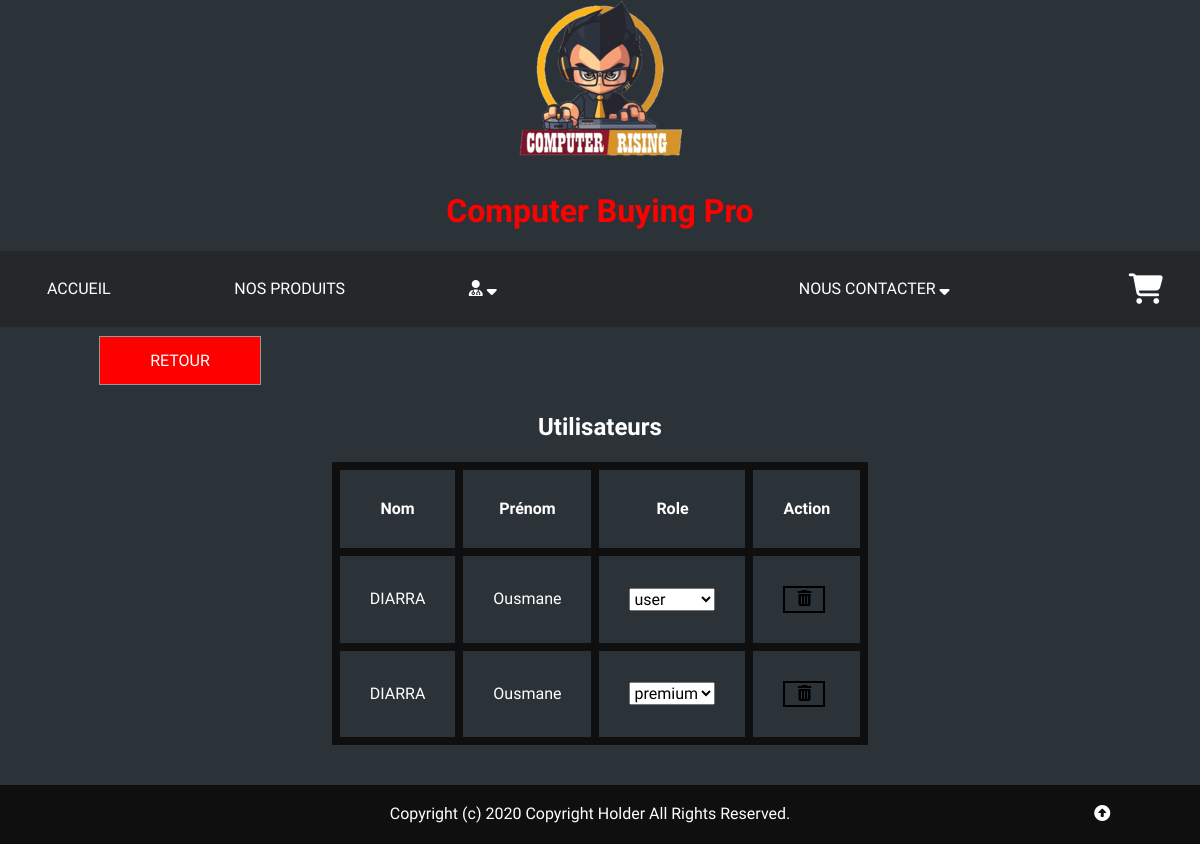
The app's page /index.php/users/admin/account (signed in) with its own data.
### tables this page shows
CREATE TABLE IF NOT EXISTS `users` (
  `Id` int(11) NOT NULL AUTO_INCREMENT,
  `Email` varchar(90) NOT NULL,
  `Password` varchar(160) NOT NULL,
  `Role` varchar(10) NOT NULL,
  `FirstName` varchar(15) NOT NULL,
  `LastName` varchar(15) NOT NULL,
  `Pseudo` varchar(90) NOT NULL,
  `CreationTimeStamp` date NOT NULL,
  `Address` varchar(60) NOT NULL,
  `City` varchar(60) NOT NULL,
  `Zip` int(12) NOT NULL,
  PRIMARY KEY (`Id`)
);

### library/MicroKernel.class.php (called while the page is built, shortened)
<?php
class MicroKernel
{
    private $applicationPath;
    private $configuration;
    private $controllerPath;
    public function __construct()
    {
        $this->applicationPath = realpath(ROOT_PATH.'/application');
        $this->configuration   = new Configuration();
        $this->controllerPath  = null;
    }
    public function bootstrap()
    {
        $this->configuration->load('database');
        $this->configuration->load('library');
        return $this;
    }
    public function loadClass($class)
    {
        $class = str_replace('\\', DIRECTORY_SEPARATOR, $class);
        if(substr($class, -10) == 'Controller')
        {
            $filename = "$this->controllerPath/$class.class.php";
        }
        else if(substr($class, -4) == 'Form')
        {
            $filename = "$this->applicationPath/forms/$class.class.php";
        }
        elseif(substr($class, -5) == 'Model')
        {
            $filename = "$this->applicationPath/models/$class.class.php";
        }
        else
        {
            $filename = "$this->applicationPath/classes/$class.class.php";
        }
    }
    public function run(FrontController $frontController)
    {
        try
        {
            $requestPath = $frontController->buildContext($this->configuration);
            $this->controllerPath = "$this->applicationPath/controllers$requestPath";
            $frontController->run();
            $frontController->renderView();
        }
        catch(Exception $exception)
        {
            ob_clean();
            $frontController->renderErrorView
            (
                implode('<br>',
                [
                    $exception->getMessage(),
                    "<strong>Fichier</strong> : ".$exception->getFile(),
                    "<strong>Ligne</strong> : ".$exception->getLine()
                ])
            );
        }
    }
}

### index.php (called while the page is built, shortened)
<?php
require_once 'library/Configuration.class.php';
require_once 'library/Database.class.php';
require_once 'library/MicroKernel.class.php';
$microKernel = new MicroKernel();
$microKernel->bootstrap()->run(new FrontController());

### application/controllers/users/admin/account/AccountController.class.php (called while the page is built, shortened)
<?php
class AccountController
{
    public function httpGetMethod(Http $http, array $queryFields)
    {
      $userModel = new UserModel();
      $users = $userModel->getAllUsers();
      return[
        'users'=>$users
      ];
    }
}

### library/Database.class.php (called while the page is built, shortened)
<?php
class Database
{
	private $pdo;
	public function __construct()
	{
		$configuration = new Configuration();
		$this->pdo = new PDO
		(
			$configuration->get('database', 'dsn'),
			$configuration->get('database', 'user'),
			$configuration->get('database', 'password')
		);
		$this->pdo->exec('SET NAMES UTF8');
	}
    public function query($sql, array $criteria = array())
    {
        $query = $this->pdo->prepare($sql);
        $query->execute($criteria);
        return $query->fetchAll(PDO::FETCH_ASSOC);
    }
}

### library/Configuration.class.php (called while the page is built, shortened)
<?php
class Configuration
{
	private static $registry;
	public function __construct()
	{
		if(Configuration::$registry === null)
		{
			Configuration::$registry = array();
		}
	}
	public function get($filename, $key, $defaultValue = null)
	{
		if(array_key_exists($filename, Configuration::$registry) === true)
		{
			if(array_key_exists($key, Configuration::$registry[$filename]) === true)
			{
				return Configuration::$registry[$filename][$key];
			}
		}
		return $defaultValue;
	}
	public function load($filename)
	{
		Configuration::$registry[$filename] = $config;
	}
}

### application/models/UserModel.class.php (called while the page is built, shortened)
<?php
  class UserModel {
    public function getAllUsers()
    {
      $database = new Database();
      $sql = 'SELECT *
      FROM users';
      return $database->query($sql, []);
    }
  }
?>

### application/www/users/admin/account/AccountView.phtml (the view, shortened to what this page needs)
<link rel="stylesheet" href="<?= $wwwUrl ?>/css/admin.css">
<a href="<?= $requestUrl ?>/users/admin"><button type="button" name="button" class="btn btn-back">Retour</button></a>
<h2 class="title title-page">Utilisateurs</h2>
<table class='admin-table'>
  <thead>
    <tr>
      <th>Nom</th>
      <th>Prénom</th>
      <th>Role</th>
      <th>Action</th>
    </tr>
  </thead>
  <tbody>
      <?php foreach ($users as $user): ?>
        <?php if($user['Email'] !== $_SESSION['email']) { ?>
          <tr>
        <td><a href="<?= $requestUrl ?>/users/admin/account/user?id=<?= $user['Id'] ?>"><?= $user['LastName'] ?></a></td>
        <td><a href="<?= $requestUrl ?>/users/admin/account/user?id=<?= $user['Id'] ?>"><?= $user['FirstName'] ?></a></td>
        <td>
          <select class="role" name="role" data-id="<?=$user['Id']?>">
            <?php if ($user['Role'] === 'user'): ?>
              <option value="<?= $user['Role'] ?>" selected><?= $user['Role'] ?></option>
            <?php elseif ($user['Role'] === 'premium'): ?>
              <option value="<?= $user['Role'] ?>" selected><?= $user['Role'] ?></option>
            <?php endif; ?>
          </select>
        </td>
        <td><a href="<?= $requestUrl ?>/users/admin/account/delete?id=<?=$user['Id']?>"><button class="trash draw-outline draw-outline--tandem"><i class="fas fa-trash-alt"></i></button></a></td>
      </tr>
      <?php } ?>
      <?php endforeach; ?>
  </tbody>
</table>

### application/www/css/button.css (style rules this page uses)
button { cursor: pointer; }
.draw-outline { display: inline-block; padding: 2px 12px; border: 2px black solid; text-align: center; text-decoration: none; color: black; position: relative; transition: border-color 0.35s ease-in-out; z-index: 1; }
.draw-outline:before, .draw-outline:after { content: ''; position: absolute; width: 0px; height: 0px; box-sizing: content-box; z-index: -1; transition: -webkit-transform 0.25s ease-in-out; transition: transform 0.25s ease-in-out; transition: transform 0.25s ease-in-out, -webkit-transform 0.25s ease-in-out; padding-left: 2px; }
.draw-outline:before { top: -2px; left: -2px; border-top: 2px transparent solid; border-right: 2px transparent solid; }
.draw-outline:after { bottom: -2px; right: -2px; border-bottom: 2px transparent solid; border-left: 2px transparent solid; }
.btn { color: #fff; cursor: pointer; // display: block; font-size:16px; font-weight: 400; line-height: 45px; margin: 0 0 2em; max-width: 160px; position: relative; text-decoration: none; text-transform: uppercase; width: 100%; }
.btn-back { border: 0 solid; box-shadow: inset 0 0 20px rgba(255, 255, 255, 0); outline: 1px solid; outline-color: rgba(255, 255, 255, .5); outline-offset: 0px; text-shadow: none; transition: all 1250ms cubic-bezier(0.19, 1, 0.22, 1); background-color: red; margin: 10px; }

### application/www/css/style.css (style rules this page uses)
* { box-sizing: border-box; }
html { scroll-behavior: smooth; position: relative; z-index: 1; }
body { background-color: #2c3338; color: white; transition: all 500ms; font-family: 'Dosis', sans-serif; }
h2.title.title-page { text-align: center; }
a { background-color: transparent; text-decoration: none; color: white; }

### application/www/css/admin.css (style rules this page uses)
table.admin-table { margin: 20px auto; border-collapse: collapse; color: white; }
td, th { padding: 30px; border: 8px solid #0f0f0f; }
button.trash.draw-outline.draw-outline--tandem { background: none; }

### records on screen
users: LastName "DIARRA", FirstName "Ousmane", role "user"
users: LastName "DIARRA", FirstName "Ousmane", role "premium"
